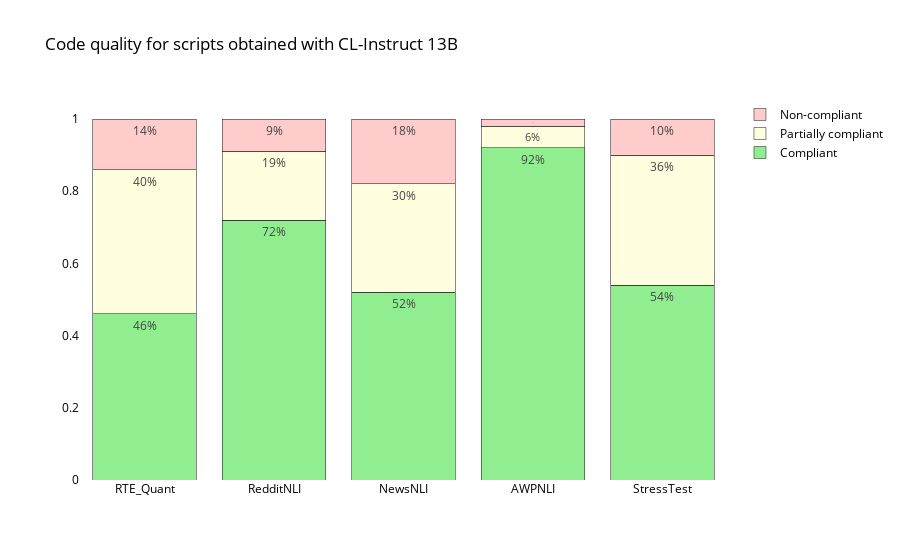

The notebook cell this image was saved under:
### Code cell
# Melt the DataFrame to long format
# df_melted = df.melt(id_vars=["Dataset"], var_name="Evaluation", value_name="Percentage")

# Rename the categories
# df_melted["Evaluation"] = df_melted["Evaluation"].replace({
#     "Pass": "Meets all evaluation criteria",
#     "Soft pass": "Meets most of evaluation criteria",
#     "Fail": "Meets few or none of the evaluation criteria"
# })

# Define colors for bars
colors = {"Compliant": "#90EE90", "Partially compliant": "#FFFFE0", "Non-compliant": "#FFCCCC"}

# Create stacked bar chart
fig = px.bar(df_melted, x="Dataset", y="Percentage", color="Evaluation", color_discrete_map=colors, barmode="stack",
             text="Percentage", title="Code quality for script obtained with CL-Instruct 13B",
             labels={"Percentage": "Percentage (%)", "Dataset": "Dataset", "Evaluation": "Evaluation"})

# Show percentages on bars
fig.update_traces(textposition='inside')
# Adjust font color to black
fig.update_layout(font=dict(color="black"))
# Set background color to white (or fully transparent)
fig.update_layout(plot_bgcolor='rgba(0,0,0,0)', paper_bgcolor='rgba(0,0,0,0)')
# Make grid lines disappear
fig.update_xaxes(showgrid=False, zeroline=False)
fig.update_yaxes(showgrid=False, zeroline=False)
# Show the plot
fig.show()

### Figure 1 — Plotly figure (JSON) as saved in the notebook; plotly's stock layout.template omitted (floating-point values rounded to 4 significant figures)
{"data": [{"marker": {"color": "#90EE90"}, "name": "Compliant", "text": ["46%", "72%", "52%", "92%", "54%"], "textposition": "inside", "x": ["RTE_Quant", "RedditNLI", "NewsNLI", "AWPNLI", "StressTest"], "y": [0.46, 0.72, 0.52, 0.92, 0.54], "type": "bar"}, {"marker": {"color": "#FFFFE0"}, "name": "Partially compliant", "text": ["40%", "19%", "30%", "6%", "36%"], "textposition": "inside", "x": ["RTE_Quant", "RedditNLI", "NewsNLI", "AWPNLI", "StressTest"], "y": [0.4, 0.19, 0.3, 0.06, 0.36], "type": "bar"}, {"marker": {"color": "#FFCCCC"}, "name": "Non-compliant", "text": ["14%", "9%", "18%", "2%", "10%"], "textposition": "inside", "x": ["RTE_Quant", "RedditNLI", "NewsNLI", "AWPNLI", "StressTest"], "y": [0.14, 0.09, 0.18, 0.02, 0.1], "type": "bar"}], "layout": {"font": {"color": "black"}, "barmode": "stack", "title": {"text": "Code quality for scripts obtained with CL-Instruct 13B"}, "plot_bgcolor": "rgba(0,0,0,0)", "paper_bgcolor": "rgba(0,0,0,0)", "xaxis": {"showgrid": false, "zeroline": false}, "yaxis": {"showgrid": false, "zeroline": false}}}
